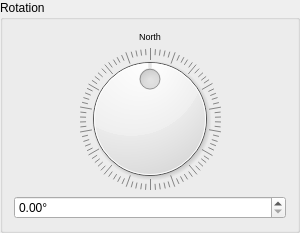
<?xml version="1.0" encoding="UTF-8"?>
<ui version="4.0">
    <class>GroupBox_Rotation</class>
    <widget class="QGroupBox" name="GroupBox_Rotation">
        <property name="geometry">
            <rect>
                <x>0</x>
                <y>0</y>
                <width>300</width>
                <height>233</height>
            </rect>
        </property>
        <property name="sizePolicy">
            <sizepolicy hsizetype="Preferred" vsizetype="Fixed">
                <horstretch>0</horstretch>
                <verstretch>0</verstretch>
            </sizepolicy>
        </property>
        <property name="windowTitle">
            <string>GroupBox</string>
        </property>
        <property name="toolTip">
            <string>&lt;html&gt;&lt;head/&gt;&lt;body&gt;&lt;p&gt;Rotation angle (in degree)&lt;/p&gt;&lt;p&gt;&lt;span
                style=&quot; font-weight:600;&quot;&gt;Note:&lt;/span&gt; All angles are referenced to geographic North,
                positive in clockwise direction. &lt;/p&gt;&lt;/body&gt;&lt;/html&gt;
            </string>
        </property>
        <property name="title">
            <string>Rotation</string>
        </property>
        <layout class="QVBoxLayout" name="verticalLayout">
            <item>
                <widget class="QLabel" name="label">
                    <property name="sizePolicy">
                        <sizepolicy hsizetype="Preferred" vsizetype="Fixed">
                            <horstretch>0</horstretch>
                            <verstretch>0</verstretch>
                        </sizepolicy>
                    </property>
                    <property name="font">
                        <font>
                            <pointsize>7</pointsize>
                        </font>
                    </property>
                    <property name="text">
                        <string>North</string>
                    </property>
                    <property name="alignment">
                        <set>Qt::AlignCenter</set>
                    </property>
                </widget>
            </item>
            <item>
                <widget class="QDial" name="dial_rotation">
                    <property name="maximum">
                        <number>360</number>
                    </property>
                    <property name="singleStep">
                        <number>1</number>
                    </property>
                    <property name="pageStep">
                        <number>10</number>
                    </property>
                    <property name="value">
                        <number>180</number>
                    </property>
                    <property name="wrapping">
                        <bool>true</bool>
                    </property>
                    <property name="notchesVisible">
                        <bool>true</bool>
                    </property>
                </widget>
            </item>
            <item>
                <widget class="QDoubleSpinBox" name="doubleSpinBox_rotation">
                    <property name="suffix">
                        <string>°</string>
                    </property>
                    <property name="maximum">
                        <double>360.000000000000000</double>
                    </property>
                </widget>
            </item>
        </layout>
    </widget>
    <resources/>
    <connections/>
</ui>
